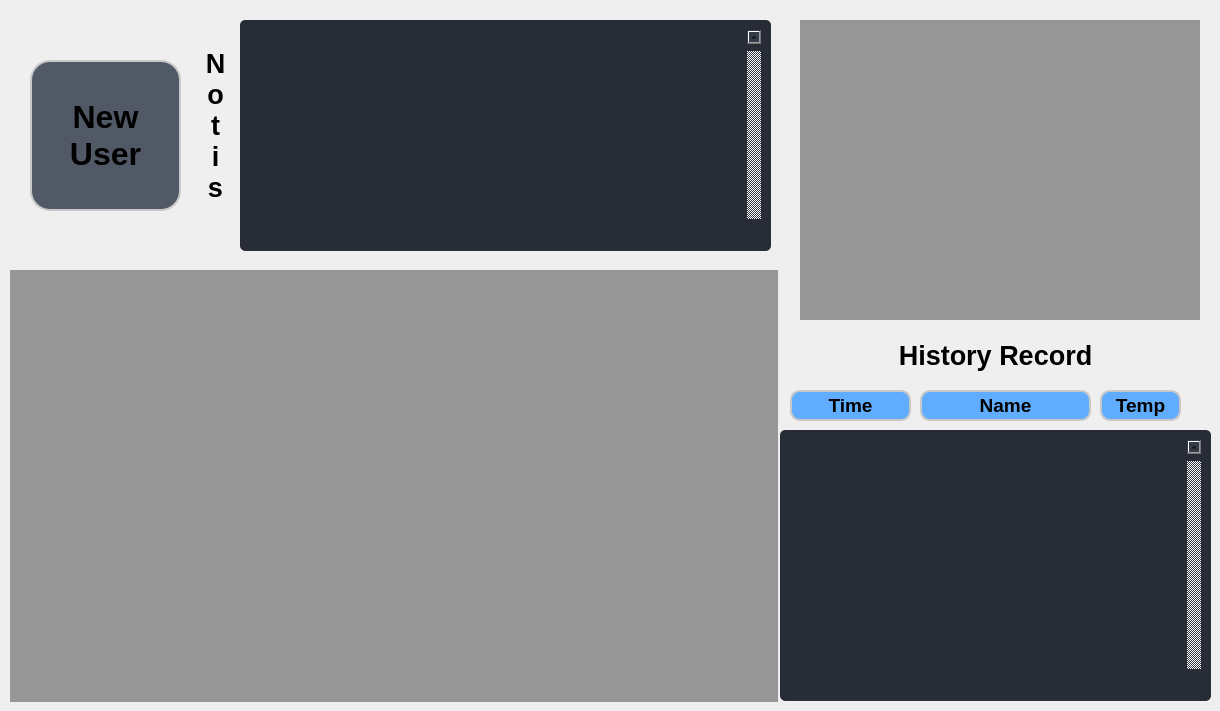
      <widget class="QWidget" name="home_page">
       <widget class="QLabel" name="rgb_frame">
        <property name="enabled">
         <bool>true</bool>
        </property>
        <property name="geometry">
         <rect>
          <x>10</x>
          <y>270</y>
          <width>768</width>
          <height>432</height>
         </rect>
        </property>
        <property name="styleSheet">
         <string notr="true">
background-color: rgb(150, 150, 150);</string>
        </property>
        <property name="text">
         <string/>
        </property>
        <property name="alignment">
         <set>Qt::AlignCenter</set>
        </property>
       </widget>
       <widget class="QLabel" name="thremal_frame">
        <property name="geometry">
         <rect>
          <x>800</x>
          <y>20</y>
          <width>400</width>
          <height>300</height>
         </rect>
        </property>
        <property name="styleSheet">
         <string notr="true">
background-color: rgb(150, 150, 150);</string>
        </property>
        <property name="text">
         <string/>
        </property>
       </widget>
       <widget class="QPushButton" name="register_button">
        <property name="geometry">
         <rect>
          <x>30</x>
          <y>60</y>
          <width>151</width>
          <height>151</height>
         </rect>
        </property>
        <property name="minimumSize">
         <size>
          <width>150</width>
          <height>30</height>
         </size>
        </property>
        <property name="font">
         <font>
          <family>Segoe UI</family>
          <pointsize>24</pointsize>
          <weight>75</weight>
          <bold>true</bold>
         </font>
        </property>
        <property name="styleSheet">
         <string notr="true">QPushButton {
	border: 2px solid rgb(200, 200, 200);
	border-radius: 20px;	
	background-color: rgb(82, 89, 102);
}
QPushButton:hover {
	background-color: rgb(77, 85, 90);
	border: 2px solid rgb(61, 70, 86);
}
QPushButton:pressed {	
	background-color: rgb(35, 40, 49);
	border: 2px solid rgb(43, 50, 61);
}</string>
        </property>
        <property name="text">
         <string>New
User</string>
        </property>
        <property name="icon">
         <iconset>
          <normaloff>icons/24x24/cil-user-follow.png</normaloff>icons/24x24/cil-user-follow.png</iconset>
        </property>
        <property name="iconSize">
         <size>
          <width>24</width>
          <height>24</height>
         </size>
        </property>
       </widget>
       <widget class="QTableWidget" name="notifications">
        <property name="geometry">
         <rect>
          <x>240</x>
          <y>20</y>
          <width>531</width>
          <height>231</height>
         </rect>
        </property>
        <property name="sizePolicy">
         <sizepolicy hsizetype="Expanding" vsizetype="Expanding">
          <horstretch>0</horstretch>
          <verstretch>0</verstretch>
         </sizepolicy>
        </property>
        <property name="palette">
         <palette>
          <active>
           <colorrole role="WindowText">
            <brush brushstyle="SolidPattern">
             <color alpha="255">
              <red>210</red>
              <green>210</green>
              <blue>210</blue>
             </color>
            </brush>
           </colorrole>
           <colorrole role="Button">
            <brush brushstyle="SolidPattern">
             <color alpha="255">
              <red>39</red>
              <green>44</green>
              <blue>54</blue>
             </color>
            </brush>
           </colorrole>
           <colorrole role="Text">
            <brush brushstyle="SolidPattern">
             <color alpha="255">
              <red>210</red>
              <green>210</green>
              <blue>210</blue>
             </color>
            </brush>
           </colorrole>
           <colorrole role="ButtonText">
            <brush brushstyle="SolidPattern">
             <color alpha="255">
              <red>210</red>
              <green>210</green>
              <blue>210</blue>
             </color>
            </brush>
           </colorrole>
           <colorrole role="Base">
            <brush brushstyle="SolidPattern">
             <color alpha="255">
              <red>39</red>
              <green>44</green>
              <blue>54</blue>
             </color>
            </brush>
           </colorrole>
           <colorrole role="Window">
            <brush brushstyle="SolidPattern">
             <color alpha="255">
              <red>39</red>
              <green>44</green>
              <blue>54</blue>
             </color>
            </brush>
           </colorrole>
           <!-- <colorrole role="PlaceholderText">
            <brush brushstyle="NoBrush">
             <color alpha="128">
              <red>210</red>
              <green>210</green>
              <blue>210</blue>
             </color>
            </brush>
           </colorrole> -->
          </active>
          <inactive>
           <colorrole role="WindowText">
            <brush brushstyle="SolidPattern">
             <color alpha="255">
              <red>210</red>
              <green>210</green>
              <blue>210</blue>
             </color>
            </brush>
           </colorrole>
           <colorrole role="Button">
            <brush brushstyle="SolidPattern">
             <color alpha="255">
              <red>39</red>
              <green>44</green>
              <blue>54</blue>
             </color>
            </brush>
           </colorrole>
           <colorrole role="Text">
            <brush brushstyle="SolidPattern">
             <color alpha="255">
              <red>210</red>
              <green>210</green>
              <blue>210</blue>
             </color>
            </brush>
           </colorrole>
           <colorrole role="ButtonText">
            <brush brushstyle="SolidPattern">
             <color alpha="255">
              <red>210</red>
              <green>210</green>
              <blue>210</blue>
             </color>
            </brush>
           </colorrole>
           <colorrole role="Base">
            <brush brushstyle="SolidPattern">
             <color alpha="255">
              <red>39</red>
              <green>44</green>
              <blue>54</blue>
             </color>
            </brush>
           </colorrole>
           <colorrole role="Window">
            <brush brushstyle="SolidPattern">
             <color alpha="255">
              <red>39</red>
              <green>44</green>
              <blue>54</blue>
             </color>
            </brush>
           </colorrole>
           <!-- <colorrole role="PlaceholderText">
            <brush brushstyle="NoBrush">
             <color alpha="128">
              <red>210</red>
              <green>210</green>
              <blue>210</blue>
             </color>
            </brush>
           </colorrole> -->
          </inactive>
          <disabled>
           <colorrole role="WindowText">
            <brush brushstyle="SolidPattern">
             <color alpha="255">
              <red>210</red>
              <green>210</green>
              <blue>210</blue>
             </color>
            </brush>
           </colorrole>
           <colorrole role="Button">
            <brush brushstyle="SolidPattern">
             <color alpha="255">
              <red>39</red>
              <green>44</green>
              <blue>54</blue>
             </color>
            </brush>
           </colorrole>
           <colorrole role="Text">
            <brush brushstyle="SolidPattern">
             <color alpha="255">
              <red>210</red>
              <green>210</green>
              <blue>210</blue>
             </color>
            </brush>
           </colorrole>
           <colorrole role="ButtonText">
            <brush brushstyle="SolidPattern">
             <color alpha="255">
              <red>210</red>
              <green>210</green>
              <blue>210</blue>
             </color>
            </brush>
           </colorrole>
           <colorrole role="Base">
            <brush brushstyle="SolidPattern">
             <color alpha="255">
              <red>39</red>
              <green>44</green>
              <blue>54</blue>
             </color>
            </brush>
           </colorrole>
           <colorrole role="Window">
            <brush brushstyle="SolidPattern">
             <color alpha="255">
              <red>39</red>
              <green>44</green>
              <blue>54</blue>
             </color>
            </brush>
           </colorrole>
           <!-- <colorrole role="PlaceholderText">
            <brush brushstyle="NoBrush">
             <color alpha="128">
              <red>210</red>
              <green>210</green>
              <blue>210</blue>
             </color>
            </brush>
           </colorrole> -->
          </disabled>
         </palette>
        </property>
        <property name="styleSheet">
         <string notr="true">QTableWidget {	
	background-color: rgb(39, 44, 54);
	padding: 10px;
	border-radius: 5px;
	gridline-color: rgb(255,255,255);
	border-bottom: 1px solid rgb(44, 49, 60);
}
QTableWidget::item{
	border-color: rgb(44, 49, 60);
	padding-left: 5px;
	padding-right: 5px;
	gridline-color: rgb(44, 49, 60);
}
QTableWidget::item:selected{
	background-color: rgb(85, 170, 255);
}
QScrollBar:horizontal {
    border: none;
    background: rgb(52, 59, 72);
    height: 14px;
    margin: 0px 21px 0 21px;
	border-radius: 0px;
}
 QScrollBar:vertical {
	border: none;
    background: rgb(52, 59, 72);
    width: 14px;
    margin: 21px 0 21px 0;
	border-radius: 0px;
 }
QHeaderView::section{
	Background-color: rgb(39, 44, 54);
	max-width: 30px;
	border: 1px solid rgb(44, 49, 60);
	border-style: none;
    border-bottom: 1px solid rgb(44, 49, 60);
    border-right: 1px solid rgb(44, 49, 60);
}
QTableWidget::horizontalHeader {	
	background-color: rgb(81, 255, 0);
}
QHeaderView::section:horizontal
{
    border: 1px solid rgb(32, 34, 42);
	background-color: rgb(27, 29, 35);
	padding: 3px;
	border-top-left-radius: 7px;
    border-top-right-radius: 7px;
}
QHeaderView::section:vertical
{
    border: 1px solid rgb(44, 49, 60);
}
</string>
        </property>
        <property name="frameShape">
         <enum>QFrame::NoFrame</enum>
        </property>
        <property name="verticalScrollBarPolicy">
         <enum>Qt::ScrollBarAlwaysOn</enum>
        </property>
        <property name="sizeAdjustPolicy">
         <enum>QAbstractScrollArea::AdjustToContents</enum>
        </property>
        <property name="editTriggers">
         <set>QAbstractItemView::NoEditTriggers</set>
        </property>
        <property name="alternatingRowColors">
         <bool>false</bool>
        </property>
        <property name="selectionMode">
         <enum>QAbstractItemView::SingleSelection</enum>
        </property>
        <property name="selectionBehavior">
         <enum>QAbstractItemView::SelectRows</enum>
        </property>
        <property name="showGrid">
         <bool>true</bool>
        </property>
        <property name="gridStyle">
         <enum>Qt::SolidLine</enum>
        </property>
        <property name="sortingEnabled">
         <bool>false</bool>
        </property>
        <property name="columnCount">
         <number>2</number>
        </property>
        <attribute name="horizontalHeaderVisible">
         <bool>false</bool>
        </attribute>
        <attribute name="horizontalHeaderCascadingSectionResizes">
         <bool>true</bool>
        </attribute>
        <attribute name="horizontalHeaderDefaultSectionSize">
         <number>200</number>
        </attribute>
        <attribute name="horizontalHeaderStretchLastSection">
         <bool>true</bool>
        </attribute>
        <attribute name="verticalHeaderVisible">
         <bool>false</bool>
        </attribute>
        <attribute name="verticalHeaderCascadingSectionResizes">
         <bool>false</bool>
        </attribute>
        <attribute name="verticalHeaderHighlightSections">
         <bool>false</bool>
        </attribute>
        <attribute name="verticalHeaderStretchLastSection">
         <bool>false</bool>
        </attribute>
        <column>
         <property name="text">
          <string>Notifications</string>
         </property>
         <property name="font">
          <font>
           <family>Segoe UI</family>
           <pointsize>18</pointsize>
           <weight>75</weight>
           <bold>true</bold>
          </font>
         </property>
         <property name="background">
          <color>
           <red>184</red>
           <green>184</green>
           <blue>184</blue>
          </color>
         </property>
        </column>
        <column>
         <property name="text">
          <string>time</string>
         </property>
        </column>
       </widget>
       <widget class="QLabel" name="label">
        <property name="geometry">
         <rect>
          <x>860</x>
          <y>340</y>
          <width>271</width>
          <height>31</height>
         </rect>
        </property>
        <property name="font">
         <font>
          <pointsize>20</pointsize>
          <weight>75</weight>
          <bold>true</bold>
         </font>
        </property>
        <property name="text">
         <string>History Record</string>
        </property>
        <property name="alignment">
         <set>Qt::AlignCenter</set>
        </property>
       </widget>
       <widget class="QLabel" name="label_2">
        <property name="geometry">
         <rect>
          <x>200</x>
          <y>40</y>
          <width>31</width>
          <height>171</height>
         </rect>
        </property>
        <property name="font">
         <font>
          <pointsize>20</pointsize>
          <weight>75</weight>
          <bold>true</bold>
         </font>
        </property>
        <property name="layoutDirection">
         <enum>Qt::LeftToRight</enum>
        </property>
        <property name="text">
         <string>N
o
t
i
s</string>
        </property>
        <property name="alignment">
         <set>Qt::AlignCenter</set>
        </property>
       </widget>
       <widget class="QTableWidget" name="history_record">
        <property name="geometry">
         <rect>
          <x>780</x>
          <y>430</y>
          <width>431</width>
          <height>271</height>
         </rect>
        </property>
        <property name="sizePolicy">
         <sizepolicy hsizetype="Expanding" vsizetype="Expanding">
          <horstretch>0</horstretch>
          <verstretch>0</verstretch>
         </sizepolicy>
        </property>
        <property name="palette">
         <palette>
          <active>
           <colorrole role="WindowText">
            <brush brushstyle="SolidPattern">
             <color alpha="255">
              <red>210</red>
              <green>210</green>
              <blue>210</blue>
             </color>
            </brush>
           </colorrole>
           <colorrole role="Button">
            <brush brushstyle="SolidPattern">
             <color alpha="255">
              <red>39</red>
              <green>44</green>
              <blue>54</blue>
             </color>
            </brush>
           </colorrole>
           <colorrole role="Text">
            <brush brushstyle="SolidPattern">
             <color alpha="255">
              <red>210</red>
              <green>210</green>
              <blue>210</blue>
             </color>
            </brush>
           </colorrole>
           <colorrole role="ButtonText">
            <brush brushstyle="SolidPattern">
             <color alpha="255">
              <red>210</red>
              <green>210</green>
              <blue>210</blue>
             </color>
            </brush>
           </colorrole>
           <colorrole role="Base">
            <brush brushstyle="SolidPattern">
             <color alpha="255">
              <red>39</red>
              <green>44</green>
              <blue>54</blue>
             </color>
            </brush>
           </colorrole>
           <colorrole role="Window">
            <brush brushstyle="SolidPattern">
             <color alpha="255">
              <red>39</red>
              <green>44</green>
              <blue>54</blue>
             </color>
            </brush>
           </colorrole>
           <!-- <colorrole role="PlaceholderText">
            <brush brushstyle="NoBrush">
             <color alpha="128">
              <red>210</red>
              <green>210</green>
              <blue>210</blue>
             </color>
            </brush>
           </colorrole> -->
          </active>
          <inactive>
           <colorrole role="WindowText">
            <brush brushstyle="SolidPattern">
             <color alpha="255">
              <red>210</red>
              <green>210</green>
              <blue>210</blue>
             </color>
            </brush>
           </colorrole>
           <colorrole role="Button">
            <brush brushstyle="SolidPattern">
             <color alpha="255">
              <red>39</red>
              <green>44</green>
              <blue>54</blue>
             </color>
            </brush>
           </colorrole>
           <colorrole role="Text">
            <brush brushstyle="SolidPattern">
             <color alpha="255">
              <red>210</red>
              <green>210</green>
              <blue>210</blue>
             </color>
            </brush>
           </colorrole>
           <colorrole role="ButtonText">
            <brush brushstyle="SolidPattern">
             <color alpha="255">
              <red>210</red>
              <green>210</green>
              <blue>210</blue>
             </color>
            </brush>
           </colorrole>
           <colorrole role="Base">
            <brush brushstyle="SolidPattern">
             <color alpha="255">
              <red>39</red>
              <green>44</green>
              <blue>54</blue>
             </color>
            </brush>
           </colorrole>
           <colorrole role="Window">
            <brush brushstyle="SolidPattern">
             <color alpha="255">
              <red>39</red>
              <green>44</green>
              <blue>54</blue>
             </color>
            </brush>
           </colorrole>
           <!-- <colorrole role="PlaceholderText">
            <brush brushstyle="NoBrush">
             <color alpha="128">
              <red>210</red>
              <green>210</green>
              <blue>210</blue>
             </color>
            </brush>
           </colorrole> -->
          </inactive>
          <disabled>
           <colorrole role="WindowText">
            <brush brushstyle="SolidPattern">
             <color alpha="255">
              <red>210</red>
              <green>210</green>
              <blue>210</blue>
             </color>
            </brush>
           </colorrole>
           <colorrole role="Button">
            <brush brushstyle="SolidPattern">
             <color alpha="255">
              <red>39</red>
              <green>44</green>
              <blue>54</blue>
             </color>
            </brush>
           </colorrole>
           <colorrole role="Text">
            <brush brushstyle="SolidPattern">
             <color alpha="255">
              <red>210</red>
              <green>210</green>
              <blue>210</blue>
             </color>
            </brush>
           </colorrole>
           <colorrole role="ButtonText">
            <brush brushstyle="SolidPattern">
             <color alpha="255">
              <red>210</red>
              <green>210</green>
              <blue>210</blue>
             </color>
            </brush>
           </colorrole>
           <colorrole role="Base">
            <brush brushstyle="SolidPattern">
             <color alpha="255">
              <red>39</red>
              <green>44</green>
              <blue>54</blue>
             </color>
            </brush>
           </colorrole>
           <colorrole role="Window">
            <brush brushstyle="SolidPattern">
             <color alpha="255">
              <red>39</red>
              <green>44</green>
              <blue>54</blue>
             </color>
            </brush>
           </colorrole>
           <!-- <colorrole role="PlaceholderText">
            <brush brushstyle="NoBrush">
             <color alpha="128">
              <red>210</red>
              <green>210</green>
              <blue>210</blue>
             </color>
            </brush>
           </colorrole> -->
          </disabled>
         </palette>
        </property>
        <property name="styleSheet">
         <string notr="true">QTableWidget {	
	background-color: rgb(39, 44, 54);
	padding: 10px;
	border-radius: 5px;
	gridline-color: rgb(255, 255, 255);
	border-bottom: 1px solid rgb(44, 49, 60);
}
QTableWidget::item{
	border-color: rgb(255, 255, 255);
	gridline-color: rgb(255, 255, 255);
}
QTableWidget::item:selected{
	background-color: rgb(85, 170, 255);
}
QScrollBar:horizontal {
    border: none;
    background: rgb(52, 59, 72);
    height: 14px;
    margin: 0px 21px 0 21px;
	border-radius: 0px;
}
 QScrollBar:vertical {
	border: none;
    background: rgb(52, 59, 72);
    width: 14px;
    margin: 21px 0 21px 0;
	border-radius: 0px;
 }
QHeaderView::section{
	Background-color: rgb(39, 44, 54);
	max-width: 30px;
	border: 1px solid rgb(44, 49, 60);
	border-style: none;
    border-bottom: 1px solid rgb(44, 49, 60);
    border-right: 1px solid rgb(44, 49, 60);
}
QTableWidget::horizontalHeader {	
	background-color: rgb(81, 255, 0);
}
QHeaderView::section:horizontal
{
    border: 1px solid rgb(32, 34, 42);
	background-color: rgb(27, 29, 35);
	border-top-left-radius: 7px;
    border-top-right-radius: 7px;
	padding: 3px;
}
QHeaderView::section:vertical
{
    border: 1px solid rgb(44, 49, 60);
}
</string>
        </property>
        <property name="frameShape">
         <enum>QFrame::NoFrame</enum>
        </property>
        <property name="verticalScrollBarPolicy">
         <enum>Qt::ScrollBarAlwaysOn</enum>
        </property>
        <property name="horizontalScrollBarPolicy">
         <enum>Qt::ScrollBarAlwaysOff</enum>
        </property>
        <property name="sizeAdjustPolicy">
         <enum>QAbstractScrollArea::AdjustToContents</enum>
        </property>
        <property name="autoScroll">
         <bool>true</bool>
        </property>
        <property name="editTriggers">
         <set>QAbstractItemView::NoEditTriggers</set>
        </property>
        <property name="alternatingRowColors">
         <bool>false</bool>
        </property>
        <property name="selectionMode">
         <enum>QAbstractItemView::SingleSelection</enum>
        </property>
        <property name="selectionBehavior">
         <enum>QAbstractItemView::SelectRows</enum>
        </property>
        <property name="showGrid">
         <bool>true</bool>
        </property>
        <property name="gridStyle">
         <enum>Qt::SolidLine</enum>
        </property>
        <property name="sortingEnabled">
         <bool>false</bool>
        </property>
        <property name="rowCount">
         <number>0</number>
        </property>
        <property name="columnCount">
         <number>3</number>
        </property>
        <attribute name="horizontalHeaderVisible">
         <bool>false</bool>
        </attribute>
        <attribute name="horizontalHeaderCascadingSectionResizes">
         <bool>true</bool>
        </attribute>
        <attribute name="horizontalHeaderDefaultSectionSize">
         <number>118</number>
        </attribute>
        <attribute name="horizontalHeaderHighlightSections">
         <bool>false</bool>
        </attribute>
        <attribute name="horizontalHeaderStretchLastSection">
         <bool>true</bool>
        </attribute>
        <attribute name="verticalHeaderVisible">
         <bool>false</bool>
        </attribute>
        <attribute name="verticalHeaderCascadingSectionResizes">
         <bool>false</bool>
        </attribute>
        <attribute name="verticalHeaderHighlightSections">
         <bool>false</bool>
        </attribute>
        <attribute name="verticalHeaderStretchLastSection">
         <bool>false</bool>
        </attribute>
        <column>
         <property name="text">
          <string>Time</string>
         </property>
         <property name="font">
          <font>
           <pointsize>14</pointsize>
           <weight>75</weight>
           <bold>true</bold>
          </font>
         </property>
        </column>
        <column>
         <property name="text">
          <string>Name</string>
         </property>
         <property name="font">
          <font>
           <pointsize>14</pointsize>
           <weight>75</weight>
           <bold>true</bold>
          </font>
         </property>
        </column>
        <column>
         <property name="text">
          <string>Temp</string>
         </property>
         <property name="font">
          <font>
           <pointsize>14</pointsize>
           <weight>75</weight>
           <bold>true</bold>
          </font>
         </property>
        </column>
       </widget>
       <widget class="QLabel" name="temp">
        <property name="geometry">
         <rect>
          <x>1100</x>
          <y>390</y>
          <width>81</width>
          <height>31</height>
         </rect>
        </property>
        <property name="font">
         <font>
          <pointsize>14</pointsize>
          <weight>75</weight>
          <bold>true</bold>
         </font>
        </property>
        <property name="styleSheet">
         <string notr="true">background-color: rgb(96, 173, 255);
border: 2px solid rgb(200, 200, 200);
border-radius: 10px;</string>
        </property>
        <property name="text">
         <string>Temp</string>
        </property>
        <property name="alignment">
         <set>Qt::AlignCenter</set>
        </property>
       </widget>
       <widget class="QLabel" name="name">
        <property name="geometry">
         <rect>
          <x>920</x>
          <y>390</y>
          <width>171</width>
          <height>31</height>
         </rect>
        </property>
        <property name="font">
         <font>
          <pointsize>14</pointsize>
          <weight>75</weight>
          <bold>true</bold>
         </font>
        </property>
        <property name="styleSheet">
         <string notr="true">background-color: rgb(96, 173, 255);
border: 2px solid rgb(200, 200, 200);
border-radius: 10px;</string>
        </property>
        <property name="text">
         <string>Name</string>
        </property>
        <property name="alignment">
         <set>Qt::AlignCenter</set>
        </property>
       </widget>
       <widget class="QLabel" name="time">
        <property name="geometry">
         <rect>
          <x>790</x>
          <y>390</y>
          <width>121</width>
          <height>31</height>
         </rect>
        </property>
        <property name="font">
         <font>
          <pointsize>14</pointsize>
          <weight>75</weight>
          <bold>true</bold>
         </font>
        </property>
        <property name="styleSheet">
         <string notr="true">background-color: rgb(96, 173, 255);
border: 2px solid rgb(200, 200, 200);
border-radius: 10px;</string>
        </property>
        <property name="text">
         <string>Time</string>
        </property>
        <property name="alignment">
         <set>Qt::AlignCenter</set>
        </property>
       </widget>
      </widget>
